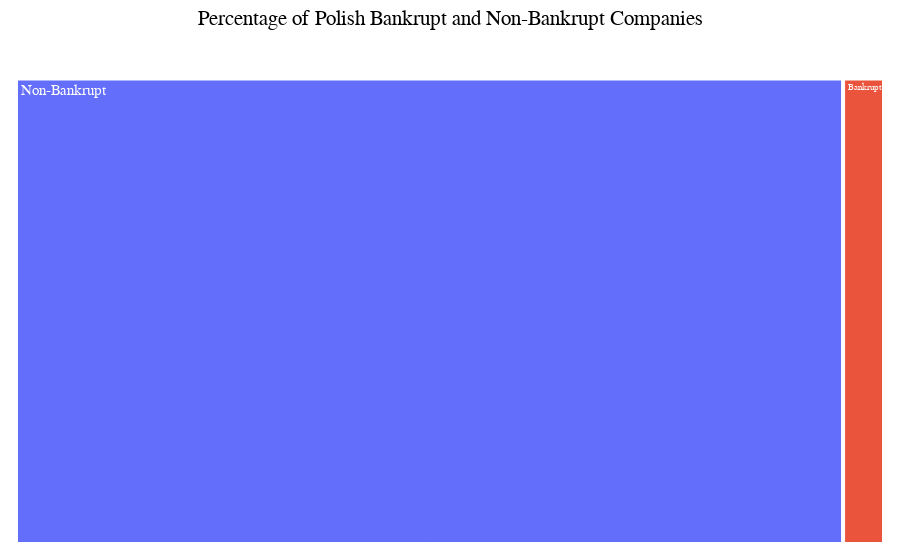

Notebook code for this chart:
### Markdown cell above
Tree map to show proportion of bankrupt companies in our dataset.

### Code cell
fig = px.treemap(
    class_counts_df,
    path=["class"],
    values="counts",
    color="class",
    color_discrete_sequence=custom_colors,
    hover_name=class_counts_df["class"],
)

fig.update_layout(
    title="Percentage of Polish Bankrupt and Non-Bankrupt Companies",
    title_x=0.5,
    font=dict(family="Arial", size=15, color="black"),
    margin=dict(t=50, l=10, r=10, b=10),
    plot_bgcolor="rgba(0,0,0,0)",
)

fig.update_traces(
    hovertemplate="<br>%{label}<br>count : %{value}<br>percent : %{percentRoot:.2%}"
)

fig.show()

### Figure 1 — Plotly figure (JSON) as saved in the notebook; plotly's stock layout.template omitted (floating-point values rounded to 4 significant figures)
{"data": [{"branchvalues": "total", "customdata": [["Non-Bankrupt"], ["Bankrupt"]], "domain": {"x": [0, 1], "y": [0, 1]}, "hovertemplate": "<br>%{label}<br>count : %{value}<br>percent : %{percentRoot:.2%}", "hovertext": ["Non-Bankrupt", "Bankrupt"], "ids": ["Non-Bankrupt", "Bankrupt"], "labels": ["Non-Bankrupt", "Bankrupt"], "marker": {"colors": ["#636efa", "#eb543c"]}, "name": "", "parents": ["", ""], "type": "treemap", "values": [10008, 495]}], "layout": {"font": {"color": "black", "family": "Arial", "size": 15}, "legend": {"tracegroupgap": 0}, "margin": {"b": 10, "l": 10, "r": 10, "t": 50}, "plot_bgcolor": "rgba(0,0,0,0)", "title": {"text": "Percentage of Polish Bankrupt and Non-Bankrupt Companies", "x": 0.5}, "treemapcolorway": ["#636efa", "#eb543c"]}}
